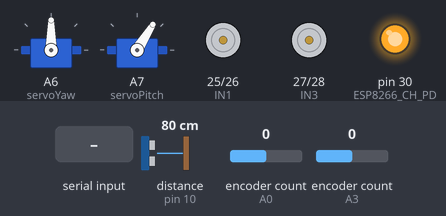
Simulated run of this program. Board: Teensy 3. Parts: 2 × servo, motor-driver pin pairs drawn as motors (green arrow = first pin HIGH = forward, orange = second pin HIGH = backward, longer = more drive, scaled by the enable pin), output pins drawn as LEDs (lit = HIGH). The test bench sets the inputs (shaded band); at power-on: distance to the obstacle (sensor on pin 10) 80 cm, encoder count (sensors on A0, A3) 0. The echo pulse lasts 58.3 µs per cm; pins used as bus, display or sensor lines are not drawn; what the program prints to the serial monitor is not drawn.

Above: at 2.7 s.
2.8 s: "<servo,1>" received over Serial
At 3.1 s:
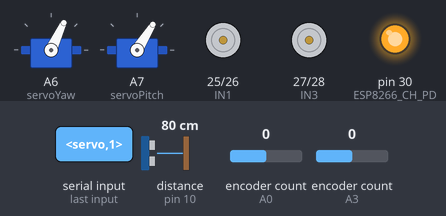
4.3 s: "<servo,150>" received over Serial
At 5.4 s:
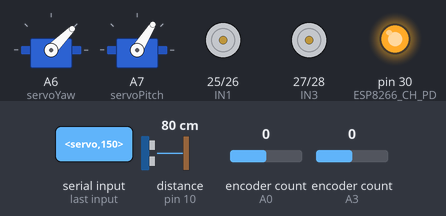
5.8 s: "<follow,1>" received over Serial
At 6.6 s:
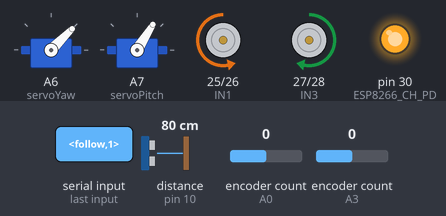
7.3 s: "<servo>" received over Serial
At 7.7 s:
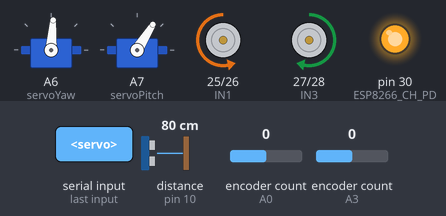
8.8 s: distance to the obstacle (sensor on pin 10) set to 21 cm
10.3 s: distance to the obstacle (sensor on pin 10) set to 17 cm
Timing chart, 0 to 13.3 s (numbered marks = the images above; inputs shaded):
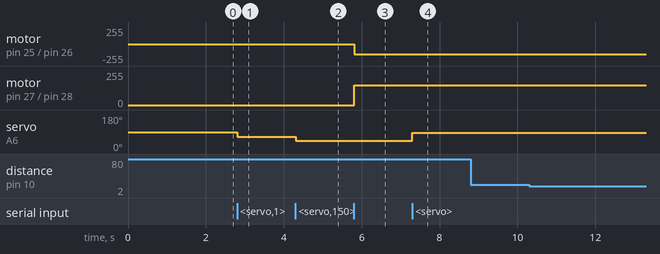

Measured:
- after the input at 2.8 s, servo on A6 (servoYaw): 90° → 65° at once
- after the input at 4.3 s, servo on A6 (servoYaw): 65° → 45° at once
- after the input at 5.8 s, motor on pin 25 (IN1) / pin 26 (IN2): stopped → backward 150/255 at once; motor on pin 27 (IN3) / pin 28 (IN4): stopped → forward 150/255 at once
- after the input at 7.3 s, servo on A6 (servoYaw): 45° → 86° at once
- after the input at 8.8 s, every drawn part: stays the same
- after the input at 10.3 s, every drawn part: stays the same

The program:

main.cpp
```cpp
#include <Arduino.h>
#include <Ping.h>
#include <Encoder.h>
#include "NewPing.h"
#include "platform.h"
#include "variables.h"
#include "functions.hpp"

const int maxDistance = 50;

NewPing sonarMiddle(ultrasound_trigger_pin[(int)UltraSoundSensor::Front],
                    ultrasound_echo_pin[(int)UltraSoundSensor::Front],
                    maxDistance);

unsigned int pingDelay = 100; // How frequently send out a ping (in milliseconds). 50ms would be 20 times a second.
unsigned long pingTimer;      // Holds the next ping time.

// ##########
Encoder rightSide(ENCODER_REAR_RIGHT_1, ENCODER_REAR_RIGHT_2);
Encoder leftSide(ENCODER_REAR_LEFT_1, ENCODER_REAR_LEFT_2);

float YawCalibrationCenter = 90.0f;
float PitchCalibrationCenter = 58.0f;

const byte numChars = 64;
char receivedChars[numChars];
char tempChars[numChars]; // temporary array for use when parsing

dataPacket packet;

boolean newData = false;

float yawRequested = 0;
float pitchRequested = 0;

float yawErrorAccumulated = 0;
float pitchErrorAccumulated = 0;

float motor_yawRequested = 0;

boolean openRoad = true;
//============

long positionLeft = 0;
long positionRight = 0;

bool isTurning = false;
float optimalSpeed = 0;
float maxSpeed = 150.0;

//============

void echoCheck()
{ // Timer2 interrupt calls this function every 24uS where you can check the ping status.
    // Don't do anything here!
    if (sonarMiddle.check_timer())
    { // This is how you check to see if the ping was received.
        //Serial.print("Ping: ");
        //Serial.print(sonarMiddle.ping_result / US_ROUNDTRIP_CM); // Ping returned, uS result in ping_result, convert to cm with US_ROUNDTRIP_CM.
        //Serial.println("cm");
        if (sonarMiddle.ping_result / US_ROUNDTRIP_CM < 20) //||
        //(sonarLeft.ping_result / US_ROUNDTRIP_CM<15) ||
        //(sonarRight.ping_result / US_ROUNDTRIP_CM<15))
        {
            openRoad = false;
            Serial.print("Ping: ");
            Serial.print(sonarMiddle.ping_result / US_ROUNDTRIP_CM);
            Serial.println("cm");
        }
        else
        {
            openRoad = true;
        }
    }
    // Don't do anything here!
}

void recvWithStartEndMarkers()
{
    static boolean recvInProgress = false;
    static byte ndx = 0;
    char startMarker = '<';
    char endMarker = '>';
    char rc;

    while (Serial.available() > 0 && newData == false)
    {
        rc = Serial.read();

        if (recvInProgress == true)
        {
            if (rc != endMarker)
            {
                receivedChars[ndx] = rc;
                ndx++;
                if (ndx >= numChars)
                {
                    ndx = numChars - 1;
                }
            }
            else
            {
                receivedChars[ndx] = '\0'; // terminate the string
                recvInProgress = false;
                ndx = 0;
                newData = true;
            }
        }

        else if (rc == startMarker)
        {
            recvInProgress = true;
        }
    }
}

//============

dataPacket parseData()
{ // split the data into its parts

    dataPacket tmpPacket;

    char *strtokIndx; // this is used by strtok() as an index

    strtokIndx = strtok(tempChars, ",");   // get the first part - the string
    strcpy(tmpPacket.message, strtokIndx); // copy it to messageFromPC

    strtokIndx = strtok(NULL, ","); // this continues where the previous call left off
    tmpPacket.first = atof(strtokIndx);

    strtokIndx = strtok(NULL, ",");
    tmpPacket.second = atof(strtokIndx);

    return tmpPacket;
}

void showParsedData(dataPacket packet)
{
    Serial.print("Message ");
    Serial.println(packet.message);
    Serial.print("Yaw ");
    Serial.println(packet.first);
    Serial.print("Pitch ");
    Serial.println(packet.second);
}

void setup()
{
    //Serial.begin(115200); // Starting Serial Terminal
    pingTimer = millis(); // Start now.
    initSerial(115200);
    Serial.println("This demo expects 3 pieces of data - text, a float and a floating point value");
    Serial.println("Enter data in this style <HelloWorld, 12.7, 24.7>  ");
    Serial.println();

    initMotors();

    calibrateServo(ServoSelector::Yaw, (int)YawCalibrationCenter);
    calibrateServo(ServoSelector::Pitch, (int)PitchCalibrationCenter);

    initServos();
    centerServos();

    initESP826();
    // initLED();
    Brake();
    delay(500);

    // Serial.println("Initalization ended");
}

//============

void loop()
{
    if (millis() >= pingTimer)
    {                                      // pingSpeed milliseconds since last ping, do another ping.
        pingTimer += pingDelay;            // Set the next ping time.
        sonarMiddle.ping_timer(echoCheck); // Send out the ping, calls "echoCheck" function every 24uS where you can check the ping status.
        positionLeft = leftSide.read();
        positionRight = rightSide.read();
    }
    // parse input data
    recvWithStartEndMarkers();

    if (newData == true)
    {
        strcpy(tempChars, receivedChars);
        // this temporary copy is necessary to protect the original data
        //   because strtok() used in parseData() replaces the commas with \0
        packet = parseData();
        if (strcmp(packet.message, "servo") == 0)
        {
            if (isStopped == false)
            {

                yawRequested = packet.first;
                pitchRequested = packet.second;

                {
                    float yawError = -yawRequested;
                    float Kp = 25.0f;
                    float Ki = 4.0f;

                    float output = Kp * yawError + Ki * yawErrorAccumulated;
                    float tmp = YawCalibrationCenter + output;
                    if ((tmp > yawMin) && (tmp < yawMax))
                    {
                        yawErrorAccumulated += yawError;
                    }
                    moveServo(ServoSelector::Yaw, (int)(tmp));
                }
                {
                    float pitchError = -pitchRequested;
                    float Kp = 15.0f;
                    float Ki = 3.0f;

                    float output = Kp * pitchError + Ki * pitchErrorAccumulated;
                    pitchErrorAccumulated += pitchError;

                    // move servo
                    moveServo(ServoSelector::Pitch, (int)(PitchCalibrationCenter + output));
                }
            }
        }

        if (strcmp(packet.message, "follow") == 0)
        {
            if (openRoad)
            {
                motor_yawRequested = packet.first;

                float yawError = -motor_yawRequested;
                float Kp = 25.0f;
                float Ki = 4.0f;

                float output = Kp * yawError + Ki * yawErrorAccumulated;

                if (output > 10) //turn left
                {
                    SetPowerLevel(EngineSelector::Right, 150);
                    SetPowerLevel(EngineSelector::Left, -150);
                    isTurning = true;
                }
                else if (output < -10)
                {
                    SetPowerLevel(EngineSelector::Right, -150);
                    SetPowerLevel(EngineSelector::Left, 150);
                    isTurning = true;
                }
                else
                {
                    isTurning = false;
                }
            }
        }
        if (strcmp(packet.message, "stop") == 0)
        {
            isStopped = true;
        }

        if (strcmp(packet.message, "start") == 0)
        {
            isStopped = false;
        }

        if (strcmp(packet.message, "StartMotor") == 0)
        {
            if (openRoad && !isTurning)
            {
                int levelRequest = packet.first;
                SetPowerLevel(EngineSelector::Right, levelRequest);
                SetPowerLevel(EngineSelector::Left, levelRequest);
            }
        }

        if (strcmp(packet.message, "StopMotor") == 0)
        {
            SetPowerLevel(EngineSelector::Right, 0);
            SetPowerLevel(EngineSelector::Left, 0);
        }

        newData = false;
    }
}
```

functions.hpp
```cpp
#pragma once
#include "variables.h"

void _softRestart()
{
  Serial.end();           //clears the serial monitor  if used
  SCB_AIRCR = 0x05FA0004; //write value for restart
}

// Motor Control Functions
void MotorL_Brake()
{
  digitalWrite(IN1, LOW);
  digitalWrite(IN2, LOW);
}

void MotorR_Brake()
{
  digitalWrite(IN3, LOW);
  digitalWrite(IN4, LOW);
}

void Brake()
{
  MotorL_Brake();
  MotorR_Brake();
}

void MotorL_Move(int level)
{
  if (level < 0)
  {
    digitalWrite(IN1, HIGH);
    digitalWrite(IN2, LOW);
    analogWrite(ENA, -level);
  }
  else if (level > 0)
  {
    digitalWrite(IN1, LOW);
    digitalWrite(IN2, HIGH);
    analogWrite(ENA, level);
  }
  else
  {
    MotorL_Brake();
  }
}

void MotorR_Move(int level)
{
  if (level < 0)
  {
    digitalWrite(IN3, HIGH);
    digitalWrite(IN4, LOW);
    analogWrite(ENB, -level);
  }
  else if (level > 0)
  {
    digitalWrite(IN3, LOW);
    digitalWrite(IN4, HIGH);
    analogWrite(ENB, level);
  }
  else
  {
    MotorR_Brake();
  }
}

void SetPowerLevel(EngineSelector side, int level, int levelConstaint = 150)
{
  level = constrain(level, -levelConstaint, levelConstaint);

  if (side == EngineSelector::Left)
  {
    MotorL_Move(level);
  }
  if (side == EngineSelector::Right)
  {
    MotorR_Move(level);
  }
}

// Servo Control Functions
void calibrateServo(ServoSelector servo, int centerPosition)
{
  if (servo == ServoSelector::Yaw)
  {
    yawCenter = centerPosition;
  }
  if (servo == ServoSelector::Pitch)
  {
    pitchCenter = centerPosition;
  }
}

void calibrateServo(ServoSelector servo, int centerPosition, int minPosition, int maxPosition)
{
  if (servo == ServoSelector::Yaw)
  {
    yawMin = minPosition;
    yawMax = maxPosition;
    yawCenter = centerPosition;
  }
  if (servo == ServoSelector::Pitch)
  {
    pitchMin = minPosition;
    pitchMax = maxPosition;
    pitchCenter = centerPosition;
  }
}

void centerServos()
{
  int m_yawCenter = constrain(yawCenter, yawMin, yawMax);
  int m_pitchCenter = constrain(pitchCenter, pitchMin, pitchMax);

  servoYaw.write(m_yawCenter);
  yawCurrent = m_yawCenter;
  servoPitch.write(m_pitchCenter);
  pitchCurrent = m_pitchCenter;
}

void moveServo(ServoSelector servo, int position)
{

  int yawConstraint = constrain(position, yawMin, yawMax);
  int pitchConstrain = constrain(position, pitchMin, pitchMax);

  if (servo == ServoSelector::Yaw)
  {
    servoYaw.write(yawConstraint);
    yawCurrent = yawConstraint;
  }
  if (servo == ServoSelector::Pitch)
  {
    servoPitch.write(pitchConstrain);
    pitchCurrent = pitchConstrain;
  }
}

//Initialization functions
void initServos()
{
  servoYaw.attach(20);
  servoPitch.attach(21);
  centerServos();
}

void initESP826()
{
  //Activate ESP8266
  pinMode(ESP8266_RST, OUTPUT);
  pinMode(ESP8266_CH_PD, OUTPUT);

  digitalWrite(ESP8266_RST, HIGH);
  digitalWrite(ESP8266_CH_PD, HIGH);
}

void initMotors()
{
  pinMode(IN1, OUTPUT);
  pinMode(IN2, OUTPUT);
  pinMode(ENA, OUTPUT);

  pinMode(IN4, OUTPUT);
  pinMode(IN3, OUTPUT);
  pinMode(ENB, OUTPUT);
}

void initLED()
{
  pinMode(led, OUTPUT);
}

void initSerial(int baudRate = 9600)
{
  Serial.begin(baudRate);
  delay(1000);
}
```

platform.h
```cpp
#pragma once

#define ENCODER_REAR_LEFT_1 14	// left encoder
#define ENCODER_REAR_LEFT_2 15	// left encoder
#define ENCODER_REAR_RIGHT_1 17 // right encoder
#define ENCODER_REAR_RIGHT_2 16 // right encoder

/*
 * ultrasound modules are HC-SR04
*/

#define US_MIDDLE 0
#define US_MIDDLE_TRIGGER_PIN 11
#define US_MIDDLE_ECHO_PIN 10

#define US_LEFT 1
#define US_LEFT_TRIGGER_PIN 24
#define US_LEFT_ECHO_PIN 12

#define US_RIGHT 2
#define US_RIGHT_TRIGGER_PIN 9
#define US_RIGHT_ECHO_PIN 8

enum UltraSoundSensor
{
	Front = 0,
	Left = 1,
	Right = 2,

	__first = Front,
	__last = Right,

	All,
};

int ultrasound_trigger_pin[] = {
	[UltraSoundSensor::Front] = US_MIDDLE_TRIGGER_PIN,
	[UltraSoundSensor::Left] = US_LEFT_TRIGGER_PIN,
	[UltraSoundSensor::Right] = US_RIGHT_TRIGGER_PIN,
};

int ultrasound_echo_pin[] = {
	[UltraSoundSensor::Front] = US_MIDDLE_ECHO_PIN,
	[UltraSoundSensor::Left] = US_LEFT_ECHO_PIN,
	[UltraSoundSensor::Right] = US_RIGHT_ECHO_PIN,
};
```

variables.h
```cpp
#pragma once
#include <elapsedMillis.h>
#include <Servo.h>
#include <Wire.h>

#define SCB_AIRCR (*(volatile uint32_t *)0xE000ED0C) // Application Interrupt and Reset Control location


// communication over serial
struct dataPacket
{
    char message[64] = {0};
    float first = 0.0f;
    float second = 0.0f;

};


//Timing
// elapsedMillis elapsedTime;


// constants for motor driver
const uint8_t IN1=25;
const uint8_t IN2=26;
const uint8_t ENA=23;

const uint8_t IN3=27;
const uint8_t IN4=28;
const uint8_t ENB=22;

// enum direction {
//     dirForward,
//     dirBackwards,
//     dirRotatingLeft,
//     dirRotatingRight
// };

// direction currentDirection;
bool isBreaking = false;
bool isStopped = false;


//constants for ESP8266
const uint8_t ESP8266_RST = 29, ESP8266_CH_PD = 30;


//Constants for Lidar
// VL53L1X distanceSensor;

const uint8_t Lidar_XSHUT = 36;
enum LidarDistanceMode
{
    near = 0,
    medium = 1,
    far = 2
};


enum class EngineSelector
{
	Left,
	Right
};

enum class ServoSelector{
    Yaw,
    Pitch
};


//constants for debug LED
const uint8_t led = 13;
boolean ledState = HIGH;


//constants for servos
//left-right
Servo servoYaw;
int yawMin = 45, yawMax = 135, yawCenter = 90, yawCurrent = 90;
//up-down
Servo servoPitch;
int pitchMin = 45, pitchMax = 135, pitchCenter = 90, pitchCurrent = 90;

// Theoretical speed of the servo
// 0.23s / 60 degrees (at 4.8V, no load)
float servoMillisecondsPerDegree = 20;
float damping = 0.01;
int deadZone = 5;

elapsedMillis yawMoveTimer;
elapsedMillis pitchMoveTimer;

bool isYawServoMoving = false;
bool isPitchServoMoving = false;


unsigned int servoWaitTimeYaw = 0;
unsigned int servoWaitTimePitch = 0;
```
